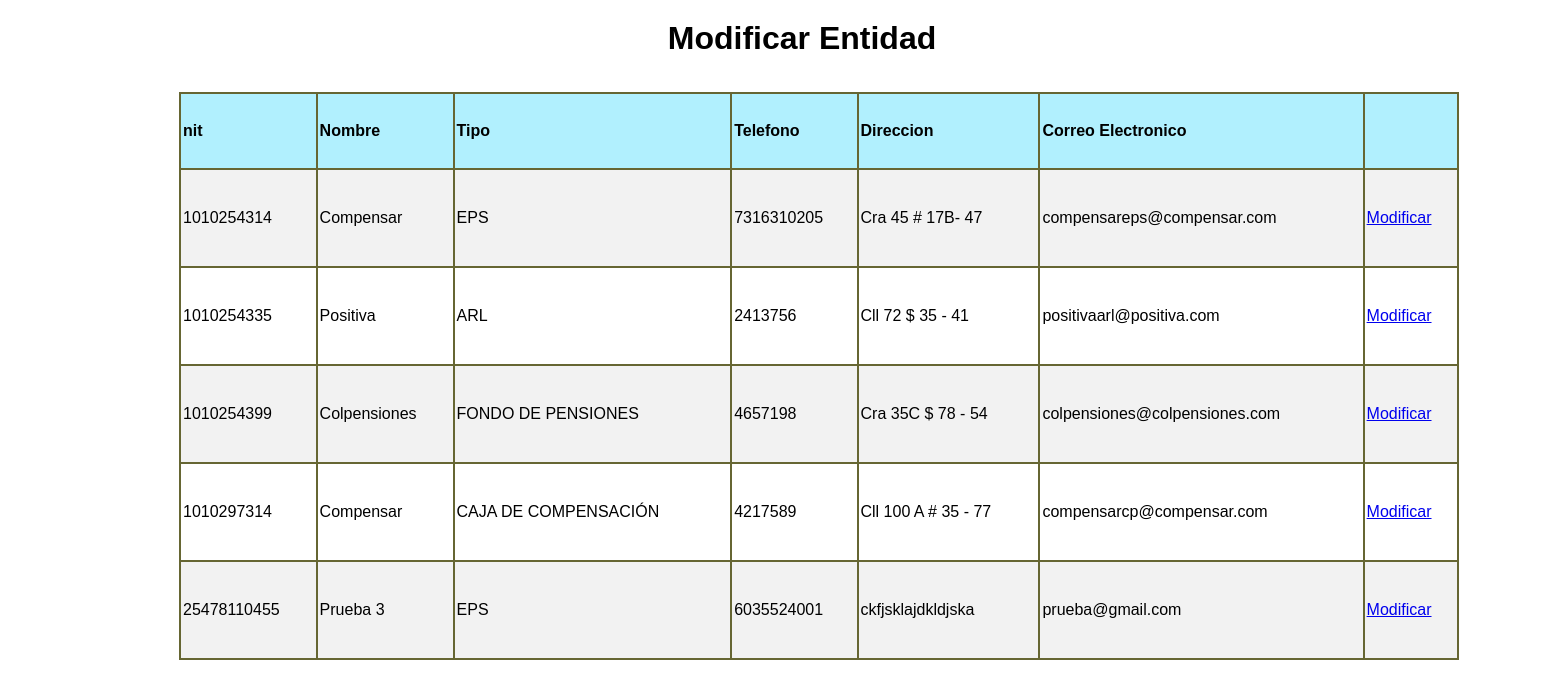
The page /appausaweb/modificarEntidad.php on the database its author committed.
### tables this page shows
CREATE TABLE `entidad` (
  `nit` bigint(17) NOT NULL,
  `nombre_entidad` varchar(45) NOT NULL,
  `tipo` varchar(45) NOT NULL,
  `telefono` varchar(10) NOT NULL,
  `direccion` varchar(45) NOT NULL,
  `email` varchar(150) NOT NULL,
  `e` int(1) NOT NULL
);

### appausaweb/mcript.php (called while the page is built, shortened)
<?php
$clave  = 'appausa usbbog';
$method = 'aes-256-cbc';
$iv = base64_decode("C9fBxl1AgWcxY1/M8jfstw==");
 $teldesencriptar = function($num){
	$cad = strval($num);
	if (strlen($cad) == 10){
		$mitad1 = substr($cad, 0, -5);
		$mitad2 = substr($cad, -5, 6);
		return  $mitad1[2].$mitad1[3].$mitad1[1].$mitad1[4].$mitad1[0].$mitad2[2].$mitad2[3].$mitad2[1].$mitad2[4].$mitad2[0];
	} elseif(strlen($cad) == 7){
		return $cad[3].$cad[5].$cad[4].$cad[0].$cad[6].$cad[2].$cad[1];
	}
 };
 $desencriptar = function ($valor) use ($method, $clave, $iv) {
     return openssl_decrypt($valor, $method, $clave, false, $iv);
 };
 ?>

### appausaweb/modificarEntidad.php (the view, shortened to what this page needs)
<!DOCTYPE html PUBLIC "-//W3C//DTD XHTML 1.0 Transitional//EN" "http://www.w3.org/TR/xhtml1/DTD/xhtml1-transitional.dtd">
<html xmlns="http://www.w3.org/1999/xhtml">
<head>
<link href="multi/formularios2.css" rel="stylesheet" type="text/css" />
</head>
<body>
<div id="apDiv1">
  <div id="apDiv3">
  <table width="1280" height="162" border=1 cellspacing=0 cellpadding=2 bordercolor="666633">
  <tr bgcolor="#B1F0FE">
  	<td height="70"><b>nit</b></td>
    <td><b>Nombre</b></td>
    <td><b>Tipo</b></td>
    <td><b>Telefono</b></td>
    <td><b>Direccion</b></td>
    <td><b>Correo Electronico</b></td>
	<td><b></b></td>
  </tr>
  <tr>
  <?php
		include_once("conexion.php");
		$con=mysqli_connect($host,$usuario,$clave,$bd) or die("ERROR");
		mysqli_set_charset($con,"utf8");
		$sql="SELECT * from entidad WHERE e = 1;";
		$result=mysqli_query($con,$sql);
		if(mysqli_num_rows($result) != 0){
			while($mostrar=mysqli_fetch_array($result)){
				include ("mcript.php");
				$correo = $mostrar['email'];
				$telefono = $mostrar['telefono'];
				$correo = $desencriptar($correo);
				$telefono = $teldesencriptar($telefono);
     ?>
  	<td height="92"><?php echo $mostrar['nit'];?></td>
    <td><?php echo $mostrar['nombre_entidad'];?></td>
    <td><?php echo $mostrar['tipo'];?></td>
    <td><?php echo $telefono;?></td>
    <td><?php echo $mostrar['direccion']?></td>
    <td><?php echo $correo?></td>
	<td><a href="modificarEntidad1.php?nit=<?php echo $mostrar['nit']?>">Modificar</a></td>
  </tr>
  <?php }}?>
</table>
</div>
<div id="apDiv4">
  <h1 align="center">Modificar Entidad</h1></div>
</div>
</body>
</html>

### appausaweb/multi/formularios2.css (style rules this page uses)
tr:nth-child(even) { background-color: #f2f2f2; }

### appausaweb/modificarEntidad.php (style rules this page uses)
BODY { font-family:Arial, Helvetica, sans-serif }
#apDiv1 { position: absolute; left: -1px; top: -5px; width: 1606px; height: 1008px; z-index: 1; }
#apDiv3 { position: absolute; left: 180px; top: 97px; width: 1280px; height: 415px; z-index: 3; }
#apDiv4 { position: absolute; left: 11px; top: 4px; width: 1584px; height: 48px; z-index: 4; }

### rows shown on the page
entidad: nit "1010254314", nombre_entidad "Compensar", tipo "EPS", telefono "7316310205", direccion "Cra 45 # 17B- 47", email "compensareps@compensar.com"
entidad: nit "1010254335", nombre_entidad "Positiva", tipo "ARL", telefono "2413756", direccion "Cll 72 $ 35 - 41", email "positivaarl@positiva.com"
entidad: nit "1010254399", nombre_entidad "Colpensiones", tipo "FONDO DE PENSIONES", telefono "4657198", direccion "Cra 35C $ 78 - 54", email "colpensiones@colpensiones.com"
entidad: nit "1010297314", nombre_entidad "Compensar", tipo "CAJA DE COMPENSACIÓN", telefono "4217589", direccion "Cll 100 A # 35 - 77", email "compensarcp@compensar.com"
entidad: nit "25478110455", nombre_entidad "Prueba 3", tipo "EPS", telefono "6035524001", direccion "ckfjsklajdkldjska", email "prueba@gmail.com"
